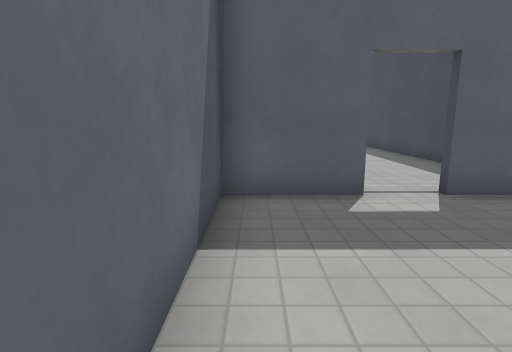
View 1 (above)

17 first-person views from a walk through a 3-D level made in the Godot game engine. The camera is 1.3 m above the floor, tilts 10° down and sees 80° across. The floor is counted in squares, 1 m on a side. Each view is taken from the middle of a square. On the plan, view 1 faces up. The plan holds only what a view shows up to about 14 squares ahead; the rest is blank. The place goes on beyond the plan. Surface patterns are stand-ins for the level's own textures.

View 2
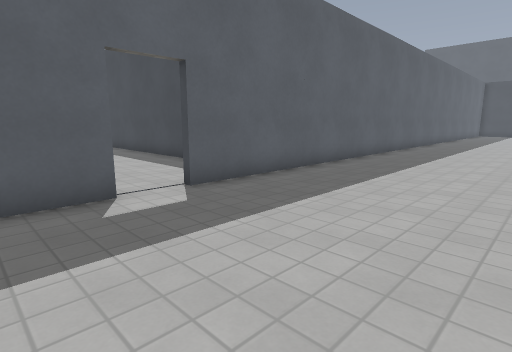

View 3
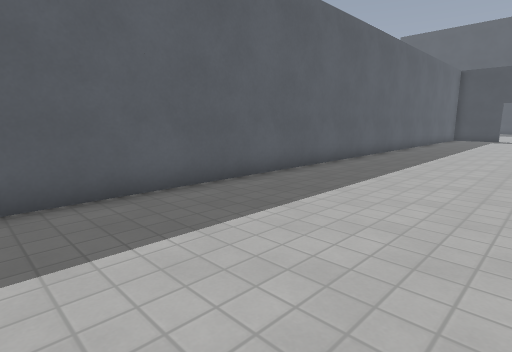

View 4
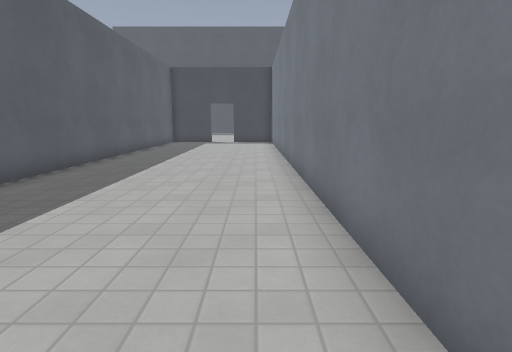

View 5
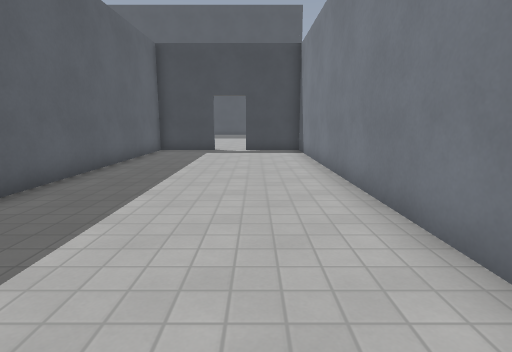

View 6
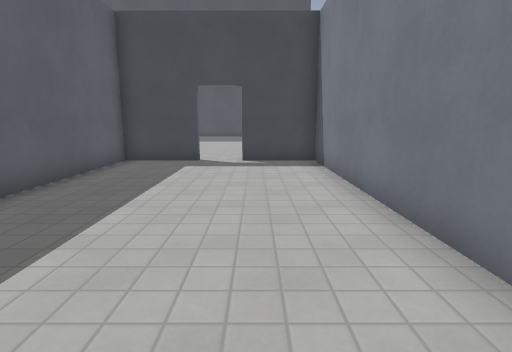

View 7
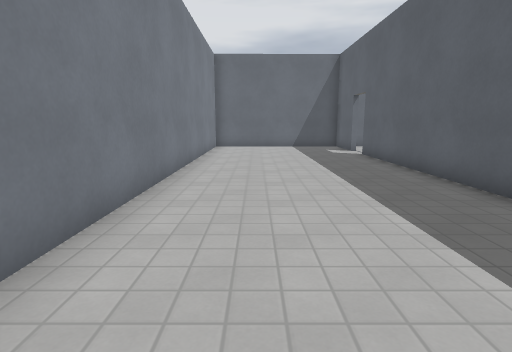

View 8
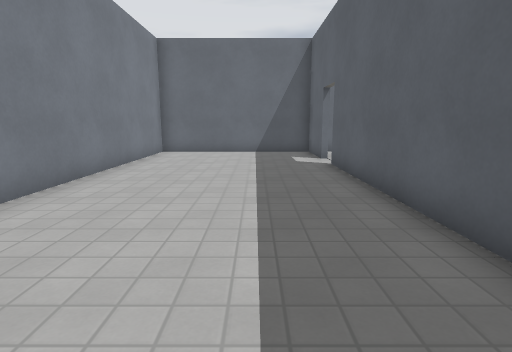

View 9
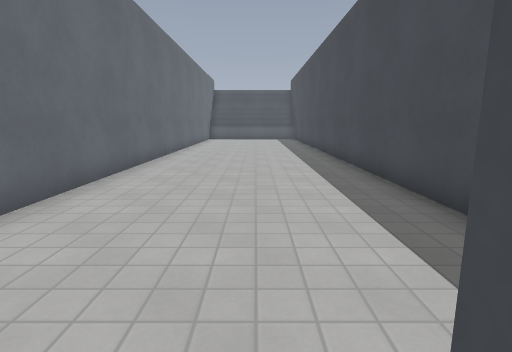

View 10
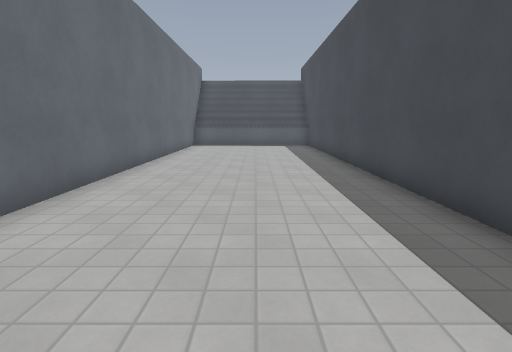

View 11
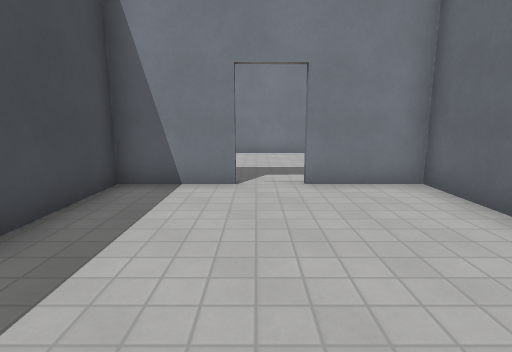

View 12
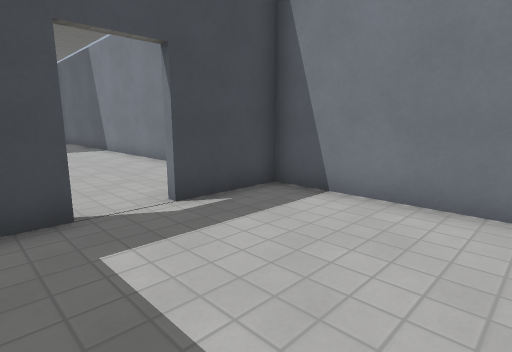

View 13
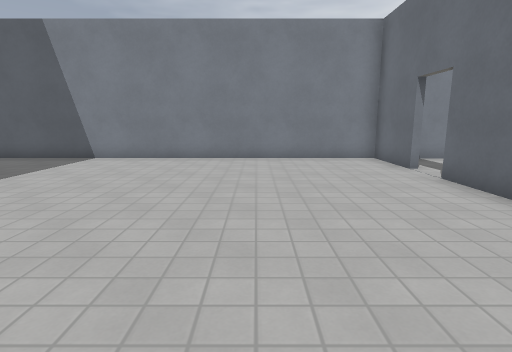

View 14
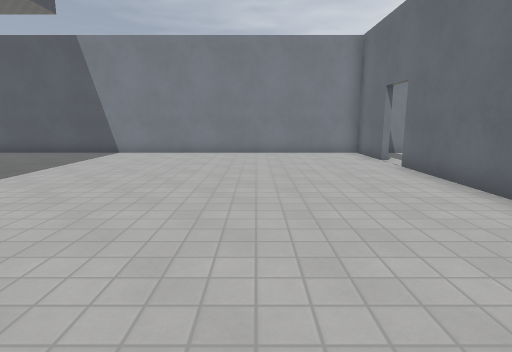

View 15
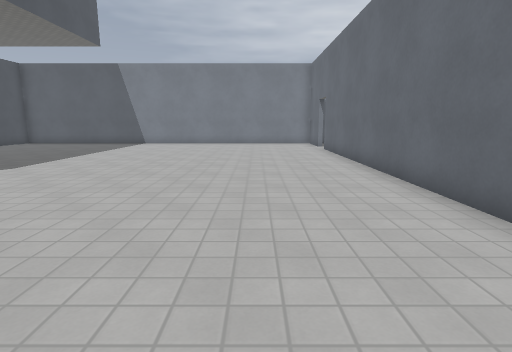

View 16
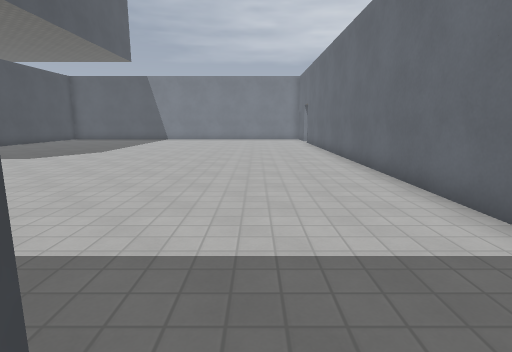

View 17
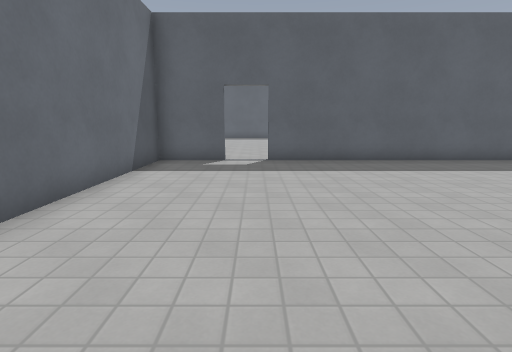

### Floor plan
Key: @ floor where view 1 was taken; # wall or solid block; . floor.
Columns run from 1 left of view 1 to 46 right of it. Each row starts with its distance up from view 1.
 25 #......#                              ..
 24 #......#                              ..
 23 #......#                           ###..########
 22 #......#                           #............
 21 #......#                           #............
 20 #......#                           #...........
 19 #......#                           #..........
 18 #......#                           #.........
 17 #......#                           #.........
 16 #......#                           #..........
 15 #......#                           #...........
 14 #......#                           #............
 13 #......#                           #............
 12 #......#                           #............
 11 #......#                           #............
 10 #......#                           #............
  9 #......#                           #............
  8 #......#                           #............
  7 #......#                           #............
  6 ###..###############################............
  5 #..................................#............
  4 #..................................#............
  3 #..................................#............
  2 #...............................................
  1 #..................................#............
  0 #@.................................#............
 -1 ################################################

Positions as (right, up) in squares from view 1, and headings:
1: (0, 0), facing up
2: (0, 0), facing up-right
3: (9, 0), facing up-right
4: (14, 0), facing right
5: (20, 1), facing right
6: (24, 1), facing right
7: (16, 1), facing left
8: (13, 3), facing left
9: (3, 5), facing up
10: (3, 11), facing up
11: (3, 12), facing down
12: (30, 4), facing down-right
13: (39, 10), facing down
14: (39, 12), facing down
15: (38, 18), facing down
16: (38, 23), facing down
17: (38, 12), facing up
